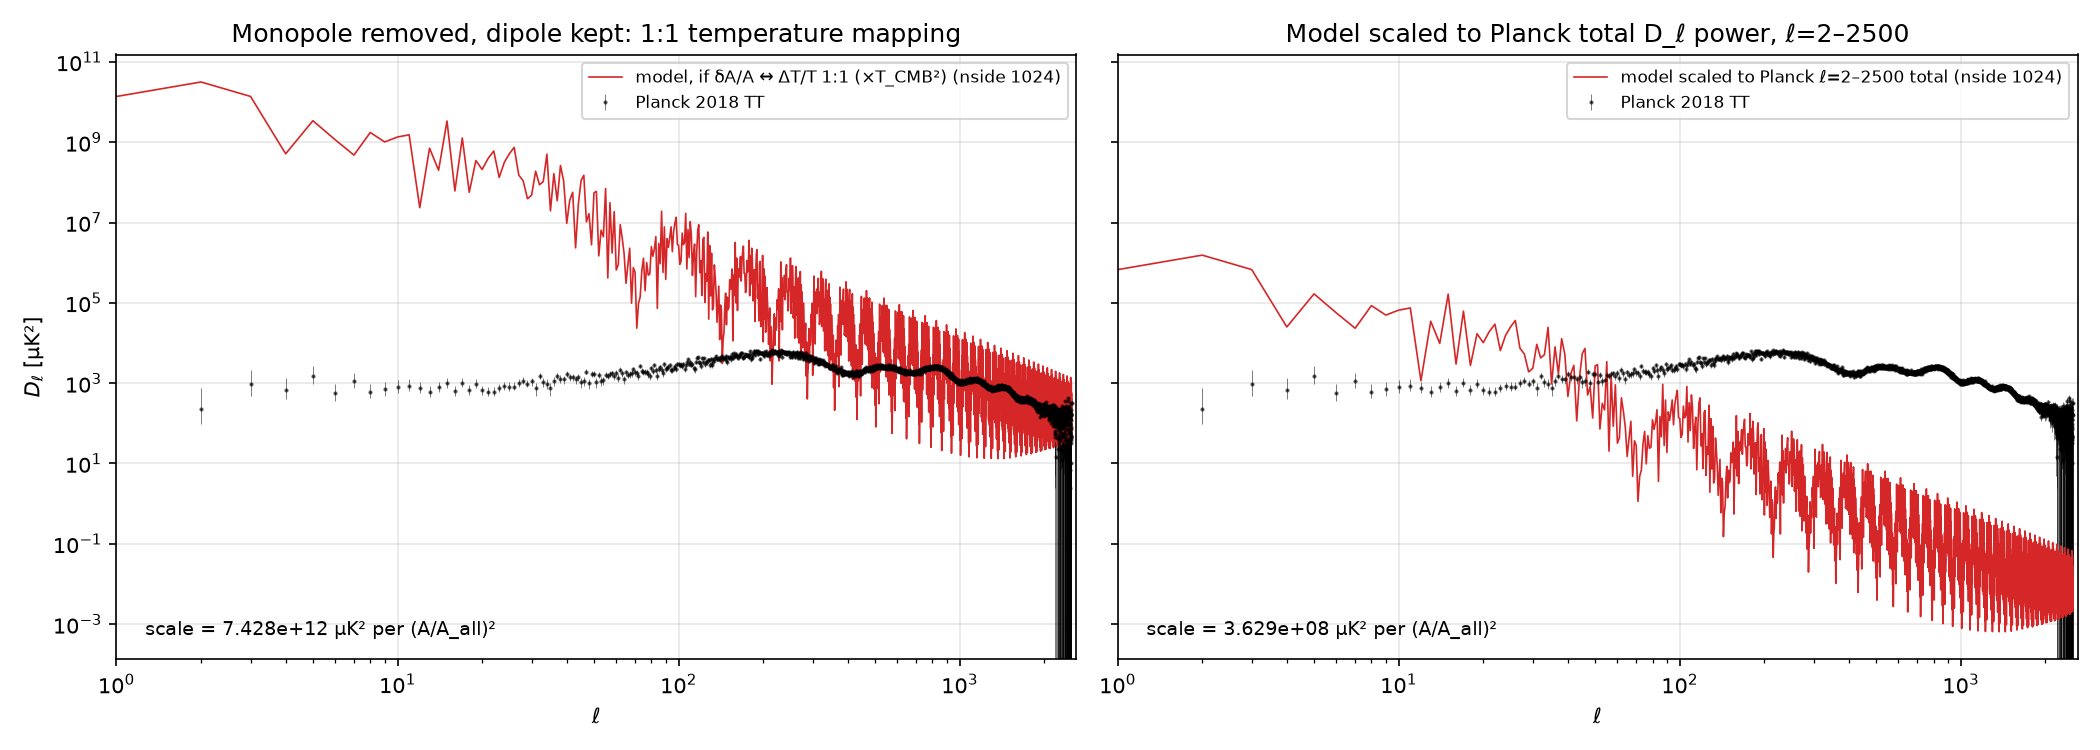

Write the Python code that produced this figure.
"""Blended A/A_all sky (untilted row), monopole removed, dipole kept; anafast at nside=1024, lmax=2500,
plus nside=512 (lmax=1535) to test resolution dependence. Overlay Planck 2018 TT (COM_PowerSpect_CMB-TT-full_R3.01.txt).
Panel 1: x (T_CMB*1e6)^2, T_CMB=2.7255 K ('if dA/A maps 1:1 to dT/T'); panel 2: scaled so sum D_l(2..2500) = Planck's.
Writes A_sky_Cl_l2500.json."""
import json, numpy as np, healpy as hp, matplotlib; matplotlib.use("Agg")
import matplotlib.pyplot as plt
import make_fig05_sky_orientation_values_nobands_blend as V
TCMB, LMAX = 2.7255, 2500
m = V.load(V.base.RING_SCRIPTS[0], 0); geo = m.compute_geometry(m.migkas_scan_stops())
def spec(ns, lmax):
    n = np.stack(hp.pix2vec(ns, np.arange(hp.nside2npix(ns))), -1)
    mp = hp.remove_monopole(V.A_on_dirs(m, geo["D"], n)); del n
    return hp.anafast(mp, lmax=lmax, use_pixel_weights=False, iter=3)
cl = spec(1024, LMAX); cl512 = spec(512, 1535)
l = np.arange(LMAX + 1); Dm = l*(l+1)*cl/(2*np.pi)
d = np.loadtxt("COM_PowerSpect_CMB-TT-full_R3.01.txt"); d = d[d[:, 0] <= LMAX]; lp, Dp, elo, ehi = d.T
K1 = (TCMB*1e6)**2; K2 = Dp.sum()/Dm[2:].sum()
fig, ax = plt.subplots(1, 2, figsize=(14, 5), sharey=True)
for a, Dmod, lab, k in [(ax[0], Dm*K1, "model, if δA/A ↔ ΔT/T 1:1 (×T_CMB²)", K1), (ax[1], Dm*K2, "model scaled to Planck ℓ=2–2500 total", K2)]:
    a.errorbar(lp, Dp, yerr=[elo, ehi], fmt=".", color="k", ms=2, elinewidth=.4, alpha=.6, label="Planck 2018 TT")
    a.plot(l[1:], Dmod[1:], "-", color="C3", lw=.8, label=lab + " (nside 1024)")
    a.set_xscale("log"); a.set_yscale("log"); a.set_xlim(1, 2600)
    a.text(0.03, 0.04, f"scale = {k:.4g} μK² per (A/A_all)²", transform=a.transAxes, fontsize=9)
    a.set(xlabel="ℓ"); a.grid(alpha=.3); a.legend(fontsize=8, loc="upper right")
ax[0].set(ylabel=r"$D_\ell$ [μK²]", title="Monopole removed, dipole kept: 1:1 temperature mapping")
ax[1].set(title="Model scaled to Planck total D_ℓ power, ℓ=2–2500")
fig.tight_layout(); fig.savefig("A_sky_Cl_overlay_planckTT_l2500.png", dpi=150)
lc = np.array([2, 10, 30, 100, 300, 500, 1000, 1500])
cmp = {int(x): {"Cl_1024": float(cl[x]), "Cl_512": float(cl512[x]), "ratio_512_over_1024": float(cl512[x]/cl[x])} for x in lc}
band = lambda a, b: float(cl512[a:b].sum()/cl[a:b].sum())
json.dump({"row": "Untilted, no roll", "nside": 1024, "lmax": LMAX, "C0": float(cl[0]), "Cl_model": cl.tolist(),
           "Cl_model_nside512": cl512.tolist(), "scale_1to1_uK2": K1, "scale_match_planck_l2_2500": K2,
           "planck_l": lp.tolist(), "planck_Dl_uK2": Dp.tolist(), "planck_err_lo": elo.tolist(), "planck_err_hi": ehi.tolist(),
           "nside_compare": cmp, "band_ratio_512_over_1024": {"2-30": band(2, 31), "31-300": band(31, 301), "301-1000": band(301, 1001), "1001-1535": band(1001, 1536)}},
          open("A_sky_Cl_l2500.json", "w"))
print("C0", cl[0], "K1", K1, "K2", K2); print(json.dumps(cmp, indent=0)); print(json.load(open("A_sky_Cl_l2500.json"))["band_ratio_512_over_1024"])
